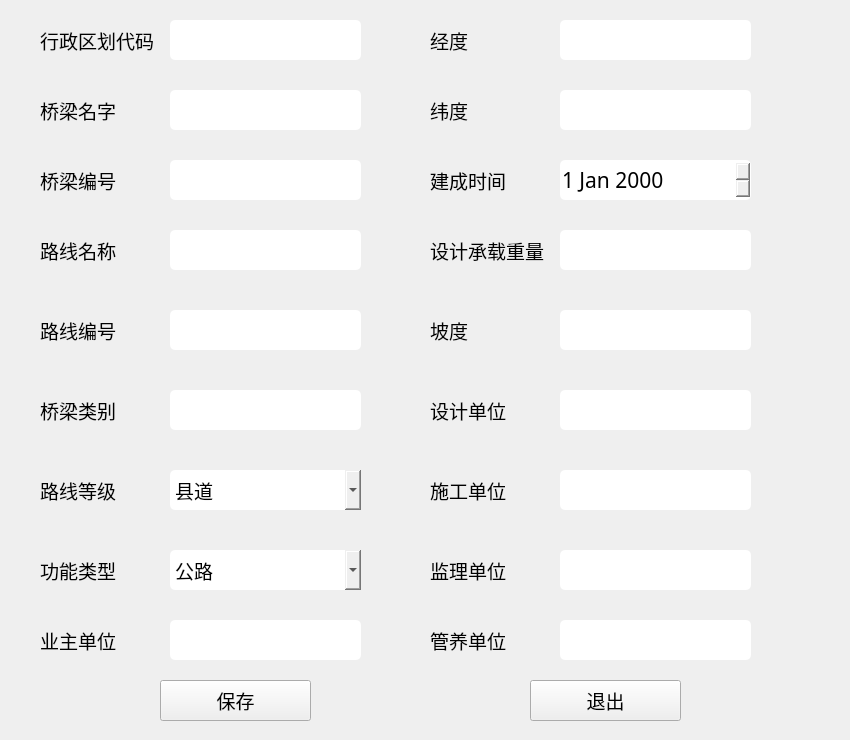
<?xml version="1.0" encoding="UTF-8"?>
<ui version="4.0">
 <class>ADMIDWidgetClass</class>
 <widget class="QWidget" name="ADMIDWidgetClass">
  <property name="geometry">
   <rect>
    <x>0</x>
    <y>0</y>
    <width>850</width>
    <height>740</height>
   </rect>
  </property>
  <property name="minimumSize">
   <size>
    <width>850</width>
    <height>740</height>
   </size>
  </property>
  <property name="maximumSize">
   <size>
    <width>1100</width>
    <height>740</height>
   </size>
  </property>
  <property name="windowTitle">
   <string>ADMIDWidget</string>
  </property>
  <property name="styleSheet">
   <string notr="true">QLineEdit {
	border-radius: 5px;
}

QComboBox {
	border-radius: 5px;
}

QDateEdit {
	border-radius: 5px;
}</string>
  </property>
  <widget class="QLabel" name="label">
   <property name="geometry">
    <rect>
     <x>40</x>
     <y>20</y>
     <width>121</width>
     <height>41</height>
    </rect>
   </property>
   <property name="font">
    <font>
     <family>等线</family>
     <pointsize>14</pointsize>
    </font>
   </property>
   <property name="text">
    <string>行政区划代码</string>
   </property>
  </widget>
  <widget class="QLineEdit" name="HASCEdit">
   <property name="geometry">
    <rect>
     <x>170</x>
     <y>20</y>
     <width>191</width>
     <height>40</height>
    </rect>
   </property>
   <property name="font">
    <font>
     <family>等线</family>
     <pointsize>14</pointsize>
    </font>
   </property>
   <property name="text">
    <string/>
   </property>
  </widget>
  <widget class="QLineEdit" name="bridgeNameEdit">
   <property name="geometry">
    <rect>
     <x>170</x>
     <y>90</y>
     <width>191</width>
     <height>40</height>
    </rect>
   </property>
   <property name="font">
    <font>
     <family>等线</family>
     <pointsize>14</pointsize>
    </font>
   </property>
   <property name="text">
    <string/>
   </property>
  </widget>
  <widget class="QLabel" name="label_2">
   <property name="geometry">
    <rect>
     <x>40</x>
     <y>90</y>
     <width>121</width>
     <height>41</height>
    </rect>
   </property>
   <property name="font">
    <font>
     <family>等线</family>
     <pointsize>14</pointsize>
    </font>
   </property>
   <property name="text">
    <string>桥梁名字</string>
   </property>
  </widget>
  <widget class="QLineEdit" name="bridgeNumberEdit">
   <property name="geometry">
    <rect>
     <x>170</x>
     <y>160</y>
     <width>191</width>
     <height>40</height>
    </rect>
   </property>
   <property name="font">
    <font>
     <family>等线</family>
     <pointsize>14</pointsize>
    </font>
   </property>
   <property name="text">
    <string/>
   </property>
  </widget>
  <widget class="QLabel" name="label_3">
   <property name="geometry">
    <rect>
     <x>40</x>
     <y>160</y>
     <width>121</width>
     <height>41</height>
    </rect>
   </property>
   <property name="font">
    <font>
     <family>等线</family>
     <pointsize>14</pointsize>
    </font>
   </property>
   <property name="text">
    <string>桥梁编号</string>
   </property>
  </widget>
  <widget class="QLineEdit" name="routeNameEdit">
   <property name="geometry">
    <rect>
     <x>170</x>
     <y>230</y>
     <width>191</width>
     <height>40</height>
    </rect>
   </property>
   <property name="font">
    <font>
     <family>等线</family>
     <pointsize>14</pointsize>
    </font>
   </property>
   <property name="text">
    <string/>
   </property>
  </widget>
  <widget class="QLabel" name="label_4">
   <property name="geometry">
    <rect>
     <x>40</x>
     <y>230</y>
     <width>121</width>
     <height>41</height>
    </rect>
   </property>
   <property name="font">
    <font>
     <family>等线</family>
     <pointsize>14</pointsize>
    </font>
   </property>
   <property name="text">
    <string>路线名称</string>
   </property>
  </widget>
  <widget class="QLineEdit" name="routeNumberEdit">
   <property name="geometry">
    <rect>
     <x>170</x>
     <y>310</y>
     <width>191</width>
     <height>40</height>
    </rect>
   </property>
   <property name="font">
    <font>
     <family>等线</family>
     <pointsize>14</pointsize>
    </font>
   </property>
   <property name="text">
    <string/>
   </property>
  </widget>
  <widget class="QLabel" name="label_5">
   <property name="geometry">
    <rect>
     <x>40</x>
     <y>310</y>
     <width>121</width>
     <height>41</height>
    </rect>
   </property>
   <property name="font">
    <font>
     <family>等线</family>
     <pointsize>14</pointsize>
    </font>
   </property>
   <property name="text">
    <string>路线编号</string>
   </property>
  </widget>
  <widget class="QLineEdit" name="typeEdit">
   <property name="geometry">
    <rect>
     <x>170</x>
     <y>390</y>
     <width>191</width>
     <height>40</height>
    </rect>
   </property>
   <property name="font">
    <font>
     <family>等线</family>
     <pointsize>14</pointsize>
    </font>
   </property>
   <property name="text">
    <string/>
   </property>
   <property name="readOnly">
    <bool>true</bool>
   </property>
  </widget>
  <widget class="QLabel" name="label_6">
   <property name="geometry">
    <rect>
     <x>40</x>
     <y>390</y>
     <width>121</width>
     <height>41</height>
    </rect>
   </property>
   <property name="font">
    <font>
     <family>等线</family>
     <pointsize>14</pointsize>
    </font>
   </property>
   <property name="text">
    <string>桥梁类别</string>
   </property>
  </widget>
  <widget class="QLabel" name="label_7">
   <property name="geometry">
    <rect>
     <x>40</x>
     <y>470</y>
     <width>121</width>
     <height>41</height>
    </rect>
   </property>
   <property name="font">
    <font>
     <family>等线</family>
     <pointsize>14</pointsize>
    </font>
   </property>
   <property name="text">
    <string>路线等级</string>
   </property>
  </widget>
  <widget class="QLabel" name="label_8">
   <property name="geometry">
    <rect>
     <x>40</x>
     <y>550</y>
     <width>121</width>
     <height>41</height>
    </rect>
   </property>
   <property name="font">
    <font>
     <family>等线</family>
     <pointsize>14</pointsize>
    </font>
   </property>
   <property name="text">
    <string>功能类型</string>
   </property>
  </widget>
  <widget class="QComboBox" name="routeLevelEdit">
   <property name="geometry">
    <rect>
     <x>170</x>
     <y>470</y>
     <width>191</width>
     <height>40</height>
    </rect>
   </property>
   <property name="font">
    <font>
     <family>等线</family>
     <pointsize>14</pointsize>
    </font>
   </property>
   <item>
    <property name="text">
     <string>县道</string>
    </property>
   </item>
   <item>
    <property name="text">
     <string>省道</string>
    </property>
   </item>
   <item>
    <property name="text">
     <string>国道</string>
    </property>
   </item>
  </widget>
  <widget class="QComboBox" name="funcTypeEdit">
   <property name="geometry">
    <rect>
     <x>170</x>
     <y>550</y>
     <width>191</width>
     <height>40</height>
    </rect>
   </property>
   <property name="font">
    <font>
     <family>等线</family>
     <pointsize>14</pointsize>
    </font>
   </property>
   <item>
    <property name="text">
     <string>公路</string>
    </property>
   </item>
   <item>
    <property name="text">
     <string>铁路</string>
    </property>
   </item>
   <item>
    <property name="text">
     <string>公路铁路两用</string>
    </property>
   </item>
  </widget>
  <widget class="QLabel" name="label_9">
   <property name="geometry">
    <rect>
     <x>430</x>
     <y>20</y>
     <width>121</width>
     <height>41</height>
    </rect>
   </property>
   <property name="font">
    <font>
     <family>等线</family>
     <pointsize>14</pointsize>
    </font>
   </property>
   <property name="text">
    <string>经度</string>
   </property>
  </widget>
  <widget class="QLineEdit" name="lngEdit">
   <property name="geometry">
    <rect>
     <x>560</x>
     <y>20</y>
     <width>191</width>
     <height>40</height>
    </rect>
   </property>
   <property name="font">
    <font>
     <family>等线</family>
     <pointsize>14</pointsize>
    </font>
   </property>
   <property name="text">
    <string/>
   </property>
   <property name="readOnly">
    <bool>false</bool>
   </property>
  </widget>
  <widget class="QLabel" name="label_10">
   <property name="geometry">
    <rect>
     <x>430</x>
     <y>90</y>
     <width>121</width>
     <height>41</height>
    </rect>
   </property>
   <property name="font">
    <font>
     <family>等线</family>
     <pointsize>14</pointsize>
    </font>
   </property>
   <property name="text">
    <string>纬度</string>
   </property>
  </widget>
  <widget class="QLineEdit" name="latEdit">
   <property name="geometry">
    <rect>
     <x>560</x>
     <y>90</y>
     <width>191</width>
     <height>40</height>
    </rect>
   </property>
   <property name="font">
    <font>
     <family>等线</family>
     <pointsize>14</pointsize>
    </font>
   </property>
   <property name="text">
    <string/>
   </property>
   <property name="readOnly">
    <bool>false</bool>
   </property>
  </widget>
  <widget class="QLabel" name="label_11">
   <property name="geometry">
    <rect>
     <x>430</x>
     <y>160</y>
     <width>121</width>
     <height>41</height>
    </rect>
   </property>
   <property name="font">
    <font>
     <family>等线</family>
     <pointsize>14</pointsize>
    </font>
   </property>
   <property name="text">
    <string>建成时间</string>
   </property>
  </widget>
  <widget class="QLabel" name="label_12">
   <property name="geometry">
    <rect>
     <x>430</x>
     <y>230</y>
     <width>121</width>
     <height>41</height>
    </rect>
   </property>
   <property name="font">
    <font>
     <family>等线</family>
     <pointsize>14</pointsize>
    </font>
   </property>
   <property name="text">
    <string>设计承载重量</string>
   </property>
  </widget>
  <widget class="QLineEdit" name="designLoadEdit">
   <property name="geometry">
    <rect>
     <x>560</x>
     <y>230</y>
     <width>191</width>
     <height>40</height>
    </rect>
   </property>
   <property name="font">
    <font>
     <family>等线</family>
     <pointsize>14</pointsize>
    </font>
   </property>
   <property name="text">
    <string/>
   </property>
   <property name="readOnly">
    <bool>false</bool>
   </property>
  </widget>
  <widget class="QLabel" name="label_13">
   <property name="geometry">
    <rect>
     <x>430</x>
     <y>310</y>
     <width>121</width>
     <height>41</height>
    </rect>
   </property>
   <property name="font">
    <font>
     <family>等线</family>
     <pointsize>14</pointsize>
    </font>
   </property>
   <property name="text">
    <string>坡度</string>
   </property>
  </widget>
  <widget class="QLineEdit" name="gradeEdit">
   <property name="geometry">
    <rect>
     <x>560</x>
     <y>310</y>
     <width>191</width>
     <height>40</height>
    </rect>
   </property>
   <property name="font">
    <font>
     <family>等线</family>
     <pointsize>14</pointsize>
    </font>
   </property>
   <property name="text">
    <string/>
   </property>
   <property name="readOnly">
    <bool>false</bool>
   </property>
  </widget>
  <widget class="QLabel" name="label_14">
   <property name="geometry">
    <rect>
     <x>430</x>
     <y>390</y>
     <width>121</width>
     <height>41</height>
    </rect>
   </property>
   <property name="font">
    <font>
     <family>等线</family>
     <pointsize>14</pointsize>
    </font>
   </property>
   <property name="text">
    <string>设计单位</string>
   </property>
  </widget>
  <widget class="QLineEdit" name="designUnitEdit">
   <property name="geometry">
    <rect>
     <x>560</x>
     <y>390</y>
     <width>191</width>
     <height>40</height>
    </rect>
   </property>
   <property name="font">
    <font>
     <family>等线</family>
     <pointsize>14</pointsize>
    </font>
   </property>
   <property name="text">
    <string/>
   </property>
   <property name="readOnly">
    <bool>false</bool>
   </property>
  </widget>
  <widget class="QLabel" name="label_15">
   <property name="geometry">
    <rect>
     <x>430</x>
     <y>470</y>
     <width>121</width>
     <height>41</height>
    </rect>
   </property>
   <property name="font">
    <font>
     <family>等线</family>
     <pointsize>14</pointsize>
    </font>
   </property>
   <property name="text">
    <string>施工单位</string>
   </property>
  </widget>
  <widget class="QLineEdit" name="constructorUnitEdit">
   <property name="geometry">
    <rect>
     <x>560</x>
     <y>470</y>
     <width>191</width>
     <height>40</height>
    </rect>
   </property>
   <property name="font">
    <font>
     <family>等线</family>
     <pointsize>14</pointsize>
    </font>
   </property>
   <property name="text">
    <string/>
   </property>
   <property name="readOnly">
    <bool>false</bool>
   </property>
  </widget>
  <widget class="QLabel" name="label_16">
   <property name="geometry">
    <rect>
     <x>430</x>
     <y>550</y>
     <width>121</width>
     <height>41</height>
    </rect>
   </property>
   <property name="font">
    <font>
     <family>等线</family>
     <pointsize>14</pointsize>
    </font>
   </property>
   <property name="text">
    <string>监理单位</string>
   </property>
  </widget>
  <widget class="QLineEdit" name="supervisoryUnitEdit">
   <property name="geometry">
    <rect>
     <x>560</x>
     <y>550</y>
     <width>191</width>
     <height>40</height>
    </rect>
   </property>
   <property name="font">
    <font>
     <family>等线</family>
     <pointsize>14</pointsize>
    </font>
   </property>
   <property name="text">
    <string/>
   </property>
   <property name="readOnly">
    <bool>false</bool>
   </property>
  </widget>
  <widget class="QLabel" name="label_17">
   <property name="geometry">
    <rect>
     <x>40</x>
     <y>620</y>
     <width>121</width>
     <height>41</height>
    </rect>
   </property>
   <property name="font">
    <font>
     <family>等线</family>
     <pointsize>14</pointsize>
    </font>
   </property>
   <property name="text">
    <string>业主单位</string>
   </property>
  </widget>
  <widget class="QLineEdit" name="ownerUnitEdit">
   <property name="geometry">
    <rect>
     <x>170</x>
     <y>620</y>
     <width>191</width>
     <height>40</height>
    </rect>
   </property>
   <property name="font">
    <font>
     <family>等线</family>
     <pointsize>14</pointsize>
    </font>
   </property>
   <property name="text">
    <string/>
   </property>
   <property name="readOnly">
    <bool>false</bool>
   </property>
  </widget>
  <widget class="QLabel" name="label_18">
   <property name="geometry">
    <rect>
     <x>430</x>
     <y>620</y>
     <width>121</width>
     <height>41</height>
    </rect>
   </property>
   <property name="font">
    <font>
     <family>等线</family>
     <pointsize>14</pointsize>
    </font>
   </property>
   <property name="text">
    <string>管养单位</string>
   </property>
  </widget>
  <widget class="QLineEdit" name="managementUnitEdit">
   <property name="geometry">
    <rect>
     <x>560</x>
     <y>620</y>
     <width>191</width>
     <height>40</height>
    </rect>
   </property>
   <property name="font">
    <font>
     <family>等线</family>
     <pointsize>14</pointsize>
    </font>
   </property>
   <property name="text">
    <string/>
   </property>
   <property name="readOnly">
    <bool>false</bool>
   </property>
  </widget>
  <widget class="QPushButton" name="saveBtn">
   <property name="geometry">
    <rect>
     <x>160</x>
     <y>680</y>
     <width>151</width>
     <height>41</height>
    </rect>
   </property>
   <property name="font">
    <font>
     <family>等线</family>
     <pointsize>14</pointsize>
    </font>
   </property>
   <property name="text">
    <string>保存</string>
   </property>
  </widget>
  <widget class="QPushButton" name="exitBtn">
   <property name="geometry">
    <rect>
     <x>530</x>
     <y>680</y>
     <width>151</width>
     <height>41</height>
    </rect>
   </property>
   <property name="font">
    <font>
     <family>等线</family>
     <pointsize>14</pointsize>
    </font>
   </property>
   <property name="text">
    <string>退出</string>
   </property>
  </widget>
  <widget class="QDateEdit" name="buildTime">
   <property name="geometry">
    <rect>
     <x>560</x>
     <y>160</y>
     <width>191</width>
     <height>40</height>
    </rect>
   </property>
   <property name="font">
    <font>
     <family>等线</family>
     <pointsize>16</pointsize>
    </font>
   </property>
  </widget>
 </widget>
 <layoutdefault spacing="6" margin="11"/>
 <resources/>
 <connections/>
</ui>
